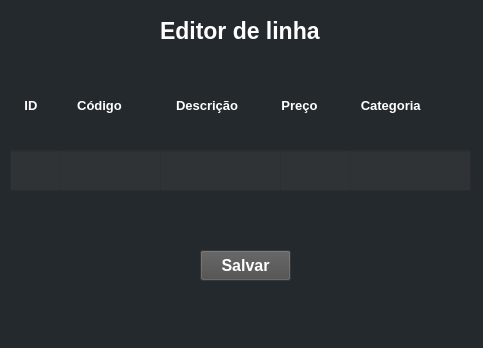
<?xml version="1.0" encoding="UTF-8"?>
<ui version="4.0">
 <class>MainWindow</class>
 <widget class="QMainWindow" name="MainWindow">
  <property name="geometry">
   <rect>
    <x>0</x>
    <y>0</y>
    <width>483</width>
    <height>348</height>
   </rect>
  </property>
  <property name="windowTitle">
   <string>MainWindow</string>
  </property>
  <property name="styleSheet">
   <string notr="true">background-color: rgb(36, 41, 46);</string>
  </property>
  <widget class="QWidget" name="centralwidget">
   <widget class="QLabel" name="label_2">
    <property name="geometry">
     <rect>
      <x>160</x>
      <y>0</y>
      <width>161</width>
      <height>61</height>
     </rect>
    </property>
    <property name="font">
     <font>
      <family>Segoe UI</family>
      <pointsize>17</pointsize>
      <weight>75</weight>
      <bold>true</bold>
     </font>
    </property>
    <property name="styleSheet">
     <string notr="true">color: rgb(255, 255, 255);</string>
    </property>
    <property name="text">
     <string>Editor de linha</string>
    </property>
   </widget>
   <widget class="QLabel" name="label">
    <property name="geometry">
     <rect>
      <x>10</x>
      <y>90</y>
      <width>451</width>
      <height>31</height>
     </rect>
    </property>
    <property name="font">
     <font>
      <family>Segoe UI</family>
      <pointsize>10</pointsize>
      <weight>75</weight>
      <bold>true</bold>
     </font>
    </property>
    <property name="styleSheet">
     <string notr="true">color: rgb(255, 255, 255);

</string>
    </property>
    <property name="text">
     <string>    ID           Código               Descrição            Preço            Categoria</string>
    </property>
   </widget>
   <widget class="QLineEdit" name="lineEdit">
    <property name="geometry">
     <rect>
      <x>10</x>
      <y>150</y>
      <width>51</width>
      <height>41</height>
     </rect>
    </property>
    <property name="font">
     <font>
      <family>Segoe UI</family>
      <pointsize>10</pointsize>
     </font>
    </property>
    <property name="styleSheet">
     <string notr="true">color: rgb(255, 255, 255);
background-color: rgba(75, 75, 75, 75);</string>
    </property>
    <property name="text">
     <string/>
    </property>
   </widget>
   <widget class="QLineEdit" name="lineEdit_2">
    <property name="geometry">
     <rect>
      <x>60</x>
      <y>150</y>
      <width>101</width>
      <height>41</height>
     </rect>
    </property>
    <property name="font">
     <font>
      <family>Segoe UI</family>
      <pointsize>10</pointsize>
     </font>
    </property>
    <property name="styleSheet">
     <string notr="true">color: rgb(255, 255, 255);
background-color: rgba(75, 75, 75, 75);</string>
    </property>
   </widget>
   <widget class="QLineEdit" name="lineEdit_3">
    <property name="geometry">
     <rect>
      <x>160</x>
      <y>150</y>
      <width>121</width>
      <height>41</height>
     </rect>
    </property>
    <property name="font">
     <font>
      <family>Segoe UI</family>
      <pointsize>10</pointsize>
     </font>
    </property>
    <property name="styleSheet">
     <string notr="true">color: rgb(255, 255, 255);
background-color: rgba(75, 75, 75, 75);</string>
    </property>
   </widget>
   <widget class="QLineEdit" name="lineEdit_4">
    <property name="geometry">
     <rect>
      <x>280</x>
      <y>150</y>
      <width>71</width>
      <height>41</height>
     </rect>
    </property>
    <property name="font">
     <font>
      <family>Segoe UI</family>
      <pointsize>10</pointsize>
     </font>
    </property>
    <property name="styleSheet">
     <string notr="true">color: rgb(255, 255, 255);
background-color: rgba(75, 75, 75, 75);</string>
    </property>
    <property name="text">
     <string/>
    </property>
   </widget>
   <widget class="QLineEdit" name="lineEdit_5">
    <property name="geometry">
     <rect>
      <x>350</x>
      <y>150</y>
      <width>121</width>
      <height>41</height>
     </rect>
    </property>
    <property name="font">
     <font>
      <family>Segoe UI</family>
      <pointsize>10</pointsize>
     </font>
    </property>
    <property name="styleSheet">
     <string notr="true">color: rgb(255, 255, 255);
background-color: rgba(75, 75, 75, 75);</string>
    </property>
   </widget>
   <widget class="QPushButton" name="pushButton_3">
    <property name="geometry">
     <rect>
      <x>200</x>
      <y>250</y>
      <width>91</width>
      <height>31</height>
     </rect>
    </property>
    <property name="font">
     <font>
      <family>Segoe UI</family>
      <pointsize>12</pointsize>
      <weight>75</weight>
      <bold>true</bold>
     </font>
    </property>
    <property name="styleSheet">
     <string notr="true">color: rgb(255, 255, 255);
background-color: rgb(75, 75, 75);</string>
    </property>
    <property name="text">
     <string>Salvar</string>
    </property>
   </widget>
  </widget>
  <widget class="QMenuBar" name="menubar">
   <property name="geometry">
    <rect>
     <x>0</x>
     <y>0</y>
     <width>483</width>
     <height>21</height>
    </rect>
   </property>
  </widget>
  <widget class="QStatusBar" name="statusbar"/>
 </widget>
 <resources/>
 <connections/>
</ui>
